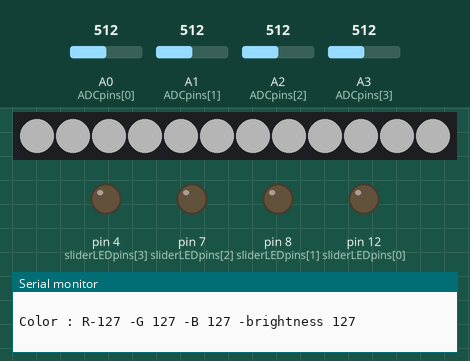
A sketch run on a simulated Arduino Nano, built with avr-gcc and run on an emulated ATmega328P. On the bench: 12 RGB LEDs in strip order, left to right, output pins drawn as LEDs (lit = HIGH), the last lines printed to the serial monitor. The test bench sets the inputs (shaded band); at power-on: A1 (ADCpins[1]) = 512, A2 (ADCpins[2]) = 512, A0 (ADCpins[0]) = 512, A3 (ADCpins[3]) = 512. Dim RGB values are drawn brighter than linear.

Above: at 9.3 s.
9.4 s: A1 (ADCpins[1]) set to 716
At 12.25 s:
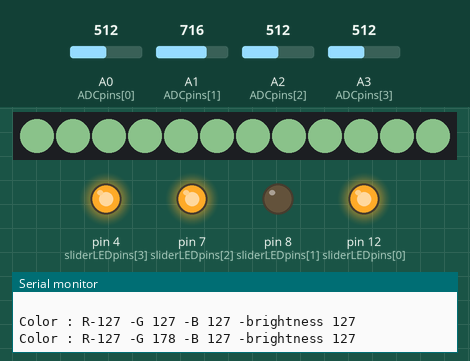
12.4 s: A2 (ADCpins[2]) set to 716
At 14.6 s:
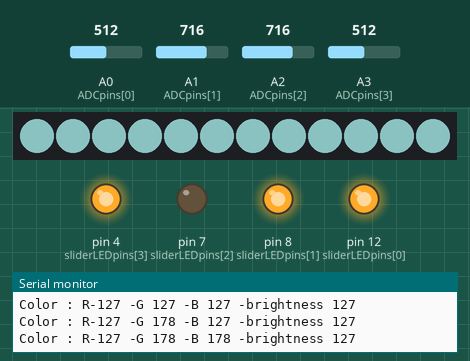
14.9 s: A0 (ADCpins[0]) set to 306
At 16.0 s:
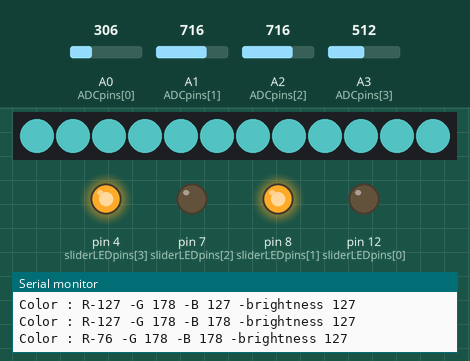
17.9 s: A1 (ADCpins[1]) set to 992
At 18.3 s:
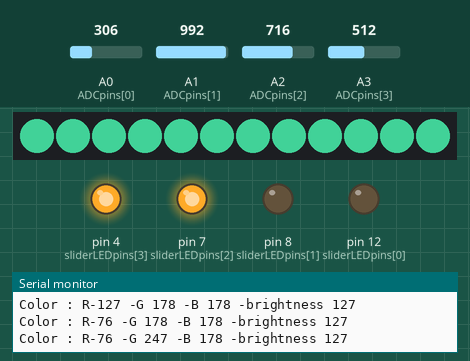
20.4 s: A0 (ADCpins[0]) set to 992
At 21.4 s:
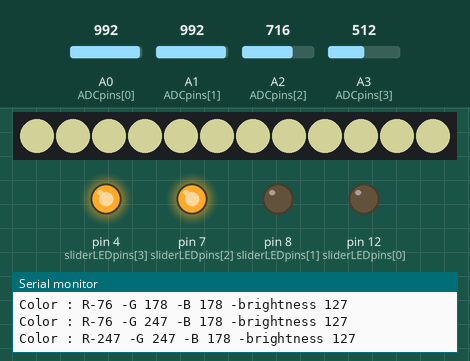
23.4 s: A2 (ADCpins[2]) set to 306
At 25.6 s:
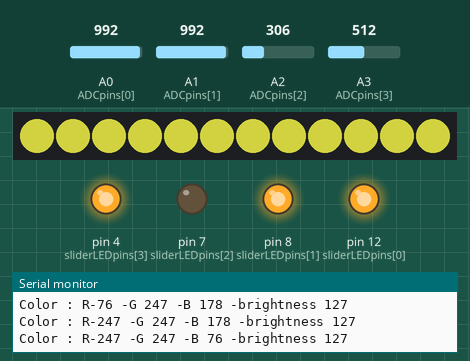
Timing chart, 0 to 28.9 s (numbered marks = the images above; inputs shaded):
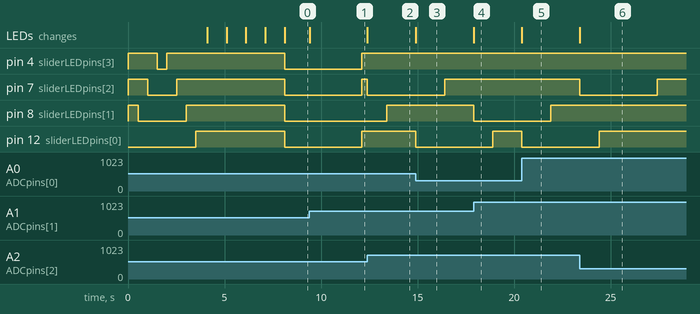

The sketch:

RGB-LED-color-mixer-with-indicators.ino
```cpp
//***************************************************
//**            RGB LED color mixer                **
//**            with indicators                    **
//**                                               **
//**   author : Carl - (c)2017                     **
//**   version : 1.0                               **
//**   date : 01/06/2017                           **
//**                                               **
//**   https://github.com/nostradomus/             **
//**          LabTools_Analogue-input-slider-panel **
//**                                               **
//***************************************************
// In this example the 12 WS2812b RGB-LED's have been connected in series
// For testing purposes, the RGB LED interface board from project :
// https://github.com/nostradomus/Base3-clock has been used
// Any number of these LED's can be used with this example
// Just adapt the first parameter in the "strip"'s constructor call (and foresee a strong enough power-supply ;-)
// You might need to modify the third parameter as well, when using other LED-types

// This version of the application also uses the LED's on the slider
// buttons to indicate which channel was used for the most recent changes.
// The respective LED (or LED's) will stay ON, for the time as configured in LEDupTime.

//***************************************************
//**             library section                   **
//***************************************************
#include <Adafruit_NeoPixel.h>     // library required to control the WS2812B LED's,
                                   // see : https://github.com/adafruit/Adafruit_NeoPixel
//***************************************************
//**            constants section                  **
//***************************************************
#define dataPIN 6                               // output pin for the neopixel dataline. On Arduino NANO, in this example we used 'D6'
                                                // to be adapted to your setup
#define channelCount 4                          // number of connected channels
#define LEDupTime 4000                          // time the LED will stay ON after the last change
#define serialUpdateFilter 4                    // filter with minimum change before sending new values to the serial monitor
#define buttonUpdateFilter 2                    // filter with minimum change to update the button LED's

const int sliderLEDpins[] = {12,8,7,4};         // an array of general purpose I/O pins to attach the LED's
                                                // on the sliders. The LED's will switch ON to indicate which color channel has been updated
static const uint8_t ADCpins[] = {A0,A1,A2,A3}; // the 4 ADC inputs to be used for the slider potentiometers

//***************************************************
//**         global variables section              **
//***************************************************

int bLevel = 127;                             // brightness level 0..255 (initial value at 50%)
int checksum = 0;                             // RGB checksum, to only print to serial in case of changes

byte newChannelValue[] = {0,0,0,0};           // new RGB and brightness values from the analogue inputs
byte previousChannelValue[] = {0,0,0,0};      // previous RGB and brightness values stored from the previous measuremnts
long LEDstartTime[] = {0,0,0,0};              // Variables to check the time-out to switch the button LED's to OFF

Adafruit_NeoPixel strip = Adafruit_NeoPixel(12, dataPIN, NEO_GRB + NEO_KHZ800);
// Parameter 1 = number of pixels connected on the dataline
// Parameter 2 = Arduino pin number
// Parameter 3 = LED-pixel type settings, add add-up in case of combinations:
//   NEO_KHZ800  800 KHz bitstream -> most common (WS2812 LEDs)
//   NEO_KHZ400  400 KHz -> classic types ('v1' (not v2) FLORA pixels, WS2811 drivers)
//   NEO_GRB     Pixels with GRB bitstream (most NeoPixel products), or NEO_GRBW
//   NEO_RGB     Pixels with RGB bitstream (v1 FLORA pixels, not v2), or NEO_RGBW
// (for more info, please check out the documentation on Adafruit's github :
//  https://github.com/adafruit/Adafruit_NeoPixel)

//presets for fixed LED colors
uint32_t dark = strip.Color(0, 0, 0);         // LED pixel -> OFF
uint32_t green = strip.Color(0, 255, 0);      // LED pixel -> green
uint32_t red = strip.Color(255, 0, 0);        // LED pixel -> red
uint32_t blue = strip.Color(0, 0, 255);       // LED pixel -> blue
uint32_t white = strip.Color(255, 255, 255);  // LED pixel -> white

//***************************************************
//**               setup section                   **
//***************************************************
void setup() {
  Serial.begin(115200);                            // initialize the serial communication
  Serial.println(".");
  Serial.println(" ");
  Serial.println("*********************************************************");
  Serial.println("**             RGB LED color mixer - (c)2017           **");
  Serial.println("**  - Serial communication initialized                 **");
  strip.begin();

  strip.setBrightness(bLevel);                    // set the LED-pixel brightness
  strip.show();                                   // Initialize all pixels to 'OFF'
  Serial.print("** - LED brightness set to : ");
  Serial.println(bLevel);
  Serial.println("** - LED strip initialized                             **");
  // configure the LED pins as outputs
  for (int LEDpin = 0; LEDpin < channelCount; LEDpin++) {
    pinMode(sliderLEDpins[LEDpin], OUTPUT);
    digitalWrite(sliderLEDpins[LEDpin], HIGH);
    }
  // perform a short 'lamp test'
  // all LED's will be switched ON, one at a time (and switched OFF afterwards)
  for (int LEDpin = 0; LEDpin < channelCount; LEDpin++) {
    digitalWrite(sliderLEDpins[LEDpin], LOW);
    delay(500);
    }
  for (int LEDpin = channelCount - 1; LEDpin >= 0; LEDpin--) {
    digitalWrite(sliderLEDpins[LEDpin], HIGH);
    delay(500);
    }
  Serial.println("** - slider LED's initialized                          **");
  Serial.println("**                   Setup completed...                **");
  Serial.println("*********************************************************");
  Serial.println("**  make sure that the slider panel is correctly       **");
  Serial.println("**  connected to your Arduino :                        **");
  Serial.println("**  pin 1  : GND to ground                             **");
  Serial.println("**  pin 2  : L1 to D12 -> LED on slider 1              **");
  Serial.println("**  pin 3  : P1 to A0 -> RED                           **");
  Serial.println("**  pin 4  : L1 to D8 -> LED on slider 1               **");
  Serial.println("**  pin 5  : P2 to A1 -> GREEN                         **");
  Serial.println("**  pin 6  : L1 to D7 -> LED on slider 1               **");
  Serial.println("**  pin 7  : P3 to A2 -> BLUE                          **");
  Serial.println("**  pin 8  : L1 to D4 -> LED on slider 1               **");
  Serial.println("**  pin 9  : P4 to A3 -> brightness                    **");
  Serial.println("**  pin 10 : +5V to the power supply                   **");
  Serial.println("*********************************************************");
  Serial.println(" ");
  Serial.println("Your LED's will now change color a couple of times to make sure that all is well connected...");
  strip.setBrightness(63);
  for(uint16_t i=0; i<strip.numPixels(); i++) {strip.setPixelColor(i, red);}
  strip.show();
  Serial.println("RED..............");
  delay(1000);
  strip.setBrightness(127);
  for(uint16_t i=0; i<strip.numPixels(); i++) {strip.setPixelColor(i, green);}
  strip.show();
  Serial.println("...GREEN.........");
  delay(1000);
  strip.setBrightness(195);
  for(uint16_t i=0; i<strip.numPixels(); i++) {strip.setPixelColor(i, blue);}
  strip.show();
  Serial.println("........BLUE.....");
  delay(1000);
  strip.setBrightness(255);
  for(uint16_t i=0; i<strip.numPixels(); i++) {strip.setPixelColor(i, white);}
  strip.show();
  Serial.println("............WHITE");
  delay(1000);
  Serial.println("...and from here on you can start playing with the sliders...");
  Serial.println(" ");
  }

//***************************************************
//**            main application loop              **
//***************************************************
void loop() {
  //run the color calibration procedure
  runColorCalibrationProcedure();
  }

//***************************************************
//** application specific functions and procedures **
//***************************************************

// calibrate the colors with the slider potentiometers on analogue inputs A0 to A3
// the analogue slider and serial monitor need to be connected to use this function
// read-out the shown color on the serial monitor
void runColorCalibrationProcedure() {
      // read the current values on the analogue inputs and process them
      for (int i = 0; i < channelCount; i++) {
          newChannelValue[i] = map(analogRead(ADCpins[i]), 0, 1023, 0, 255);
          if (abs(newChannelValue[i] - previousChannelValue[i]) > buttonUpdateFilter) {
            previousChannelValue[i] = newChannelValue[i];
            LEDstartTime[i] = millis();
            digitalWrite(sliderLEDpins[i], LOW);
            } else {
              if ((millis() - LEDstartTime[i]) > LEDupTime) {
                digitalWrite(sliderLEDpins[i], HIGH);}
              }
          }
      bLevel = newChannelValue[3];
      int newChecksum = newChannelValue[0] + newChannelValue[1] + newChannelValue[2] + bLevel;
      if (abs(checksum - newChecksum) > serialUpdateFilter) {
          // update the LED's if any value has been changed on the analogue inputs
          // you can change the <serialUpdateFilter> value in the equation to obtain more or less updates
          // 0 will give you all changes (might cause an enormous amount of serial communication)
          // 3 will mask potentiometer jitter, but still provide close enough values for the mixed color
          // The <serialUpdateFilter> constant can set in the 'constants section'
          checksum = newChecksum;
          // send the new values to the serial monitor
          Serial.print("Color : R-");
          Serial.print(newChannelValue[0]);
          Serial.print(" -G ");
          Serial.print(newChannelValue[1]);
          Serial.print(" -B ");
          Serial.print(newChannelValue[2]);
          Serial.print(" -brightness ");
          Serial.println(bLevel);
          // set the LED-pixel brightness
          strip.setBrightness(bLevel);
          // prepare the data-frame with color-info for each LED-pixel
          uint32_t c = strip.Color(newChannelValue[0], newChannelValue[1], newChannelValue[2]);
          for(uint16_t i=0; i<strip.numPixels(); i++)
           {
           strip.setPixelColor(i, c);
           }
          // submit the new settings to all LED-pixels
          strip.show();
      }
}
```

Measured:
- after the input at 9.4 s, pin 8 (sliderLEDpins[1]): stays LOW (without the input it goes to HIGH after 2.7 s); the LEDs: change at once (image 1)
- after the input at 12.4 s, pin 7 (sliderLEDpins[2]): HIGH → LOW at once; the LEDs: change at once (image 2)
- after the input at 14.9 s, pin 12 (sliderLEDpins[0]): HIGH → LOW at once; the LEDs: change at once (image 3)
- after the input at 17.9 s, pin 8 (sliderLEDpins[1]): HIGH → LOW at once; the LEDs: change at once (image 4)
- after the input at 20.4 s, pin 12 (sliderLEDpins[0]): HIGH → LOW at once; the LEDs: change at once (image 5)
- after the input at 23.4 s, pin 7 (sliderLEDpins[2]): HIGH → LOW at once, → HIGH 4.0 s later; the LEDs: change at once (image 6)
